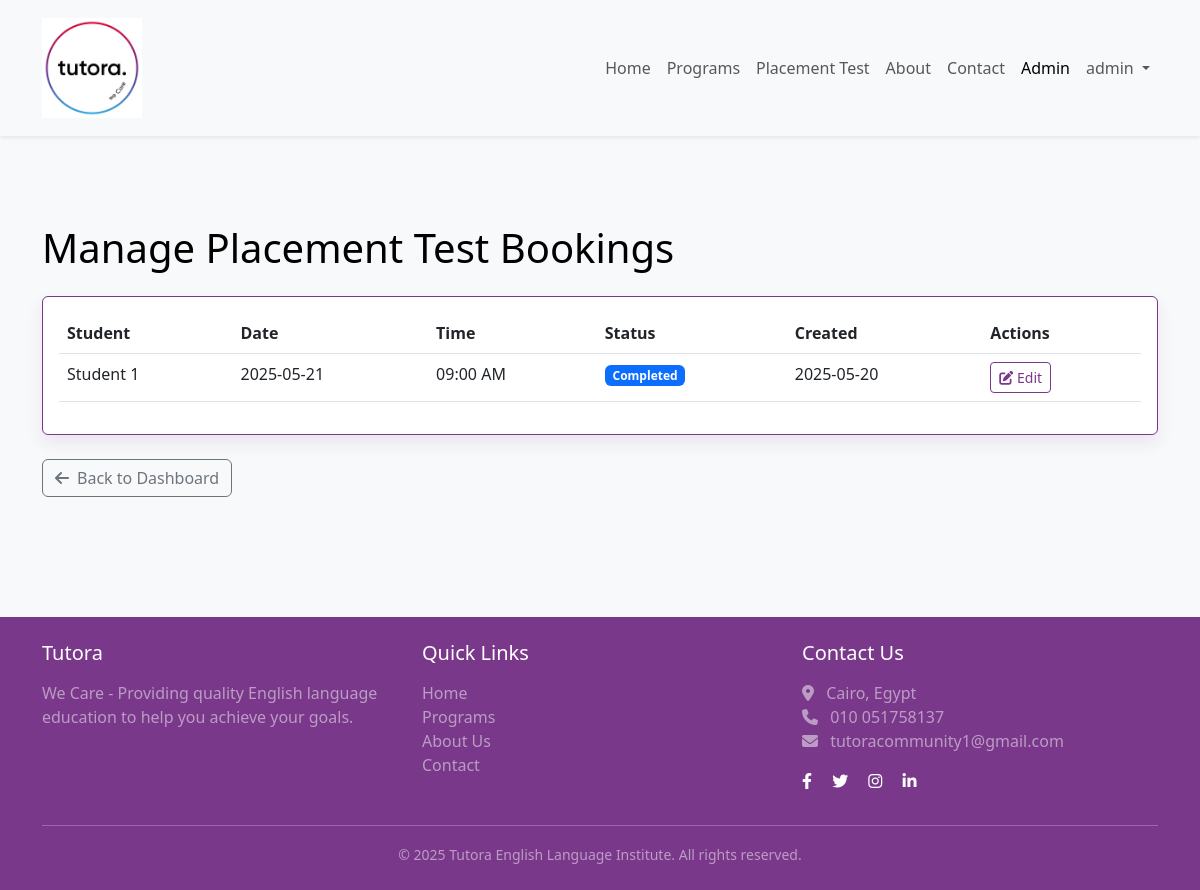
Screenshot of /admin/bookings (signed in) with the database file from the repository.
### app/models/user.py (models this page shows, shortened)
class User(UserMixin, db.Model):
    id = db.Column(db.Integer, primary_key=True)
    username = db.Column(db.String(64), index=True, unique=True)
    email = db.Column(db.String(120), index=True, unique=True)
    password_hash = db.Column(db.String(128))
    first_name = db.Column(db.String(64))
    last_name = db.Column(db.String(64))
    phone = db.Column(db.String(20))
    is_admin = db.Column(db.Boolean, default=False)
    created_at = db.Column(db.DateTime, default=datetime.utcnow)
    enrollments = db.relationship('CourseEnrollment', backref='student', lazy='dynamic')
    bookings = db.relationship('Booking', backref='student', lazy='dynamic')
    def get_full_name(self):
        return f"{self.first_name} {self.last_name}"
    @property
    def is_administrator(self):
        return self.is_admin

### app/models/booking.py (models this page shows, shortened)
class Booking(db.Model):
    id = db.Column(db.Integer, primary_key=True)
    user_id = db.Column(db.Integer, db.ForeignKey('user.id'), nullable=False)
    booking_date = db.Column(db.DateTime, nullable=False)
    booking_time = db.Column(db.String(10), nullable=False)  # Format: "HH:MM AM/PM"
    status = db.Column(db.String(20), default='pending')  # pending, confirmed, cancelled, completed
    notes = db.Column(db.Text)
    created_at = db.Column(db.DateTime, default=datetime.utcnow)
    updated_at = db.Column(db.DateTime, default=datetime.utcnow, onupdate=datetime.utcnow)

### app/routes/admin.py (the view)
    def decorated_function(*args, **kwargs):
        if not current_user.is_authenticated or not current_user.is_admin:
            flash('You do not have permission to access this page.', 'danger')
            return redirect(url_for('main.index'))
        return func(*args, **kwargs)

### app/models/user.py (called while the page is built)
@login.user_loader
def load_user(id):
    return User.query.get(int(id))

### app/routes/admin.py (called while the page is built)
def admin_required(func):
    def decorated_function(*args, **kwargs):
        if not current_user.is_authenticated or not current_user.is_admin:
            flash('You do not have permission to access this page.', 'danger')
            return redirect(url_for('main.index'))
        return func(*args, **kwargs)
    decorated_function.__name__ = func.__name__
    return decorated_function

@bp.route('/bookings')
@login_required
@admin_required
def bookings():
    bookings = Booking.query.order_by(Booking.booking_date.desc()).all()
    return render_template('admin/bookings/index.html', title='Manage Bookings', bookings=bookings)

### app/templates/admin/bookings/index.html
{% extends 'base.html' %}
{% block content %}
<div class="container py-5">
    <h1 class="mb-4">Manage Placement Test Bookings</h1>
    {% if bookings %}
        <div class="card">
            <div class="card-body">
                <div class="table-responsive">
                    <table class="table table-hover">
                        <thead>
                            <tr>
                                <th>Student</th>
                                <th>Date</th>
                                <th>Time</th>
                                <th>Status</th>
                                <th>Created</th>
                                <th>Actions</th>
                            </tr>
                        </thead>
                        <tbody>
                            {% for booking in bookings %}
                                <tr>
                                    <td>{{ booking.student.get_full_name() }}</td>
                                    <td>{{ booking.booking_date.strftime('%Y-%m-%d') }}</td>
                                    <td>{{ booking.booking_time }}</td>
                                    <td>
                                        {% if booking.status == 'pending' %}
                                            <span class="badge bg-warning text-dark">Pending</span>
                                        {% elif booking.status == 'confirmed' %}
                                            <span class="badge bg-success">Confirmed</span>
                                        {% elif booking.status == 'cancelled' %}
                                            <span class="badge bg-danger">Cancelled</span>
                                        {% elif booking.status == 'completed' %}
                                            <span class="badge bg-primary">Completed</span>
                                        {% endif %}
                                    </td>
                                    <td>{{ booking.created_at.strftime('%Y-%m-%d') }}</td>
                                    <td>
                                        <a href="{{ url_for('admin.edit_booking', id=booking.id) }}" class="btn btn-sm btn-outline-primary me-1">
                                            <i class="fas fa-edit"></i> Edit
                                        </a>
                                    </td>
                                </tr>
                            {% endfor %}
                        </tbody>
                    </table>
                </div>
            </div>
        </div>
    {% else %}
        <div class="alert alert-info">
            <p>No bookings available at the moment.</p>
        </div>
    {% endif %}
    <div class="mt-4">
        <a href="{{ url_for('admin.index') }}" class="btn btn-outline-secondary">
            <i class="fas fa-arrow-left me-2"></i>Back to Dashboard
        </a>
    </div>
</div>
{% endblock %}

### app/templates/base.html (shortened to what this page needs)
<!DOCTYPE html>
<html lang="en">
<head>
    <link href="https://cdn.jsdelivr.net/npm/bootstrap@5.3.0/dist/css/bootstrap.min.css" rel="stylesheet">
    <link rel="stylesheet" href="https://cdnjs.cloudflare.com/ajax/libs/font-awesome/6.4.0/css/all.min.css">
    <link rel="stylesheet" href="{{ url_for('static', filename='css/style.css') }}">
</head>
<body>
    <nav class="navbar navbar-expand-lg navbar-light bg-light shadow-sm sticky-top">
        <div class="container">
            <a class="navbar-brand d-flex align-items-center" href="{{ url_for('main.index') }}">
                <img src="{{ url_for('static', filename='images/logo.jpg') }}" alt="Tutora Logo" class="navbar-logo">
            </a>
            <div class="collapse navbar-collapse" id="navbarNav">
                <ul class="navbar-nav ms-auto">
                    <li class="nav-item">
                        <a class="nav-link {% if request.endpoint == 'main.index' %}active{% endif %}" href="{{ url_for('main.index') }}">Home</a>
                    </li>
                    <li class="nav-item">
                        <a class="nav-link {% if request.endpoint == 'main.programs' %}active{% endif %}" href="{{ url_for('main.programs') }}">Programs</a>
                    </li>
                    <li class="nav-item">
                        <a class="nav-link {% if request.endpoint == 'bookings.book_placement_test' %}active{% endif %}" href="{{ url_for('bookings.book_placement_test') }}">Placement Test</a>
                    </li>
                    <li class="nav-item">
                        <a class="nav-link {% if request.endpoint == 'main.about' %}active{% endif %}" href="{{ url_for('main.about') }}">About</a>
                    </li>
                    <li class="nav-item">
                        <a class="nav-link {% if request.endpoint == 'main.contact' %}active{% endif %}" href="{{ url_for('main.contact') }}">Contact</a>
                    </li>
                    {% if current_user.is_anonymous %}
                        <li class="nav-item">
                            <a class="nav-link {% if request.endpoint == 'auth.login' %}active{% endif %}" href="{{ url_for('auth.login') }}">Login</a>
                        </li>
                        <li class="nav-item">
                            <a class="nav-link {% if request.endpoint == 'auth.register' %}active{% endif %}" href="{{ url_for('auth.register') }}">Register</a>
                        </li>
                    {% else %}
                        {% if current_user.is_administrator %}
                            <li class="nav-item">
                                <a class="nav-link {% if 'admin.' in request.endpoint %}active{% endif %}" href="{{ url_for('admin.index') }}">Admin</a>
                            </li>
                        {% endif %}
                        <li class="nav-item dropdown">
                            <a class="nav-link dropdown-toggle" href="#" id="navbarDropdown" role="button" data-bs-toggle="dropdown">
                                {{ current_user.username }}
                            </a>
                        </li>
                    {% endif %}
                </ul>
            </div>
        </div>
    </nav>
    <main class="py-4">
        {% block content %}{% endblock %}
    </main>
    <footer class="bg-purple text-white py-4 mt-5">
        <div class="container">
            <div class="row">
                <div class="col-md-4 mb-3">
                    <h5 class="mb-3">Tutora</h5>
                    <p class="text-white-50">We Care - Providing quality English language education to help you achieve your goals.</p>
                </div>
                <div class="col-md-4 mb-3">
                    <h5 class="mb-3">Quick Links</h5>
                    <ul class="list-unstyled">
                        <li><a href="{{ url_for('main.index') }}" class="text-decoration-none text-white-50 hover-white">Home</a></li>
                        <li><a href="{{ url_for('main.programs') }}" class="text-decoration-none text-white-50 hover-white">Programs</a></li>
                        <li><a href="{{ url_for('main.about') }}" class="text-decoration-none text-white-50 hover-white">About Us</a></li>
                        <li><a href="{{ url_for('main.contact') }}" class="text-decoration-none text-white-50 hover-white">Contact</a></li>
                    </ul>
                </div>
                <div class="col-md-4 mb-3">
                    <h5 class="mb-3">Contact Us</h5>
                    <ul class="list-unstyled text-white-50">
                        <li><i class="fas fa-map-marker-alt me-2"></i> Cairo, Egypt</li>
                        <li><i class="fas fa-phone me-2"></i> 010 051758137</li>
                        <li><i class="fas fa-envelope me-2"></i> tutoracommunity1@gmail.com</li>
                    </ul>
                    <div class="mt-3">
                        <a href="#" class="text-decoration-none text-white me-3"><i class="fab fa-facebook-f"></i></a>
                        <a href="#" class="text-decoration-none text-white me-3"><i class="fab fa-twitter"></i></a>
                        <a href="#" class="text-decoration-none text-white me-3"><i class="fab fa-instagram"></i></a>
                        <a href="#" class="text-decoration-none text-white"><i class="fab fa-linkedin-in"></i></a>
                    </div>
                </div>
            </div>
            <hr class="my-3 border-light">
            <div class="text-center text-white-50">
                <small>&copy; {{ now.year }} Tutora English Language Institute. All rights reserved.</small>
            </div>
        </div>
    </footer>
</body>
</html>

### app/static/css/style.css (style rules this page uses)
body { font-family: 'Segoe UI', Tahoma, Geneva, Verdana, sans-serif; color: #000000; background-color: #f8f9fa; }
.navbar { padding: 0.8rem 1rem; }
.navbar-logo { max-height: 100px; width: auto; }
.card { border: 1px solid #79388a; box-shadow: 0 0.5rem 1rem rgba(121, 56, 138, 0.1); transition: transform 0.3s; margin-bottom: 1.5rem; }
.btn-outline-primary { border-color: #79388a; color: #79388a; }
footer { background-color: #79388a; }
.bg-purple { background-color: #79388a !important; }

### rows the page displays
User: username "admin"
Booking: student.get_full_name "Student 1", booking_date "2025-05-21", booking_time "09:00 AM", status "Completed", created_at "2025-05-20"
